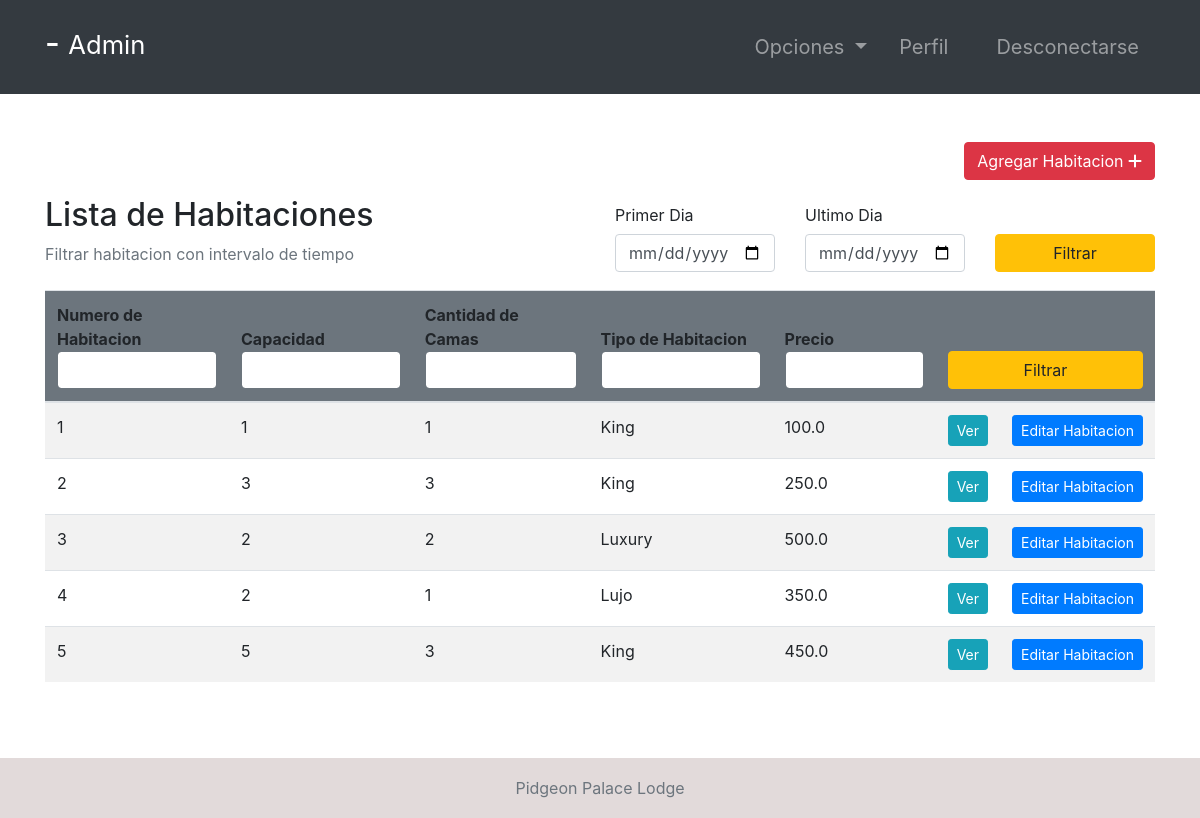
The app's page /rooms/ (signed in) with its own data.
### room/models.py (models this page shows, shortened)
class Room(models.Model):
    ROOM_TYPES = (
        ('King', 'King'),
        ('Luxury', 'Luxury'),
        ('Normal', 'Normal'),
        ('Economic', 'Economic'),
    )
    number = models.IntegerField(primary_key=True)
    capacity = models.SmallIntegerField()
    numberOfBeds = models.SmallIntegerField()
    roomType = models.CharField(max_length=20, choices=ROOM_TYPES)
    price = models.FloatField()
    statusStartDate = models.DateField(null=True)
    statusEndDate = models.DateField(null=True)

### room/views.py (the view, shortened to what this page needs)
# urls.py: path('rooms/', rooms, name="rooms"),
@ login_required(login_url='login')
def rooms(request):
    role = str(request.user.groups.all()[0])
    path = role + "/"
    rooms = Room.objects.all()
    firstDayStr = None
    lastDateStr = None
    def chech_availability(fd, ed):
        availableRooms = []
        for room in rooms:
            availList = []
            bookingList = Booking.objects.filter(roomNumber=room)
            if room.statusStartDate == None:
                for booking in bookingList:
                    if booking.startDate > ed.date() or booking.endDate < fd.date():
                        availList.append(True)
                    else:
                        availList.append(False)
                if all(availList):
                    availableRooms.append(room)
            else:
                if room.statusStartDate > ed.date() or room.statusEndDate < fd.date():
                    for booking in bookingList:
                        if booking.startDate > ed.date() or booking.endDate < fd.date():
                            availList.append(True)
                        else:
                            availList.append(False)
                        if all(availList):
                            availableRooms.append(room)
        return availableRooms
    context = {
        "role": role,
        'rooms': rooms,
        'fd': firstDayStr,
        'ld': lastDateStr
    }
    return render(request, path + "rooms.html", context)

### Templates/admin/rooms.html
{% extends '../index.html' %}
{% block context %}
{% include '../common_pages/rooms.html' %}
{% endblock %}

### Templates/incs/nav.html (shortened to what this page needs)
<nav class="navbar navbar-dark bg-dark navbar-expand-lg py-3 " role="navigation">
    <div class="container">
        <a href="" class="navbar-brand">
            <h2 class="text-capitalize">
                {{ request.user.first_name }} {{ request.user.last_name }} -
                <small>
                    {{ role }}
                </small>
            </h2>
        </a>
        <div class="collapse navbar-collapse" id="navbarTags">
            <ul class="navbar-nav ml-auto">
                <li class="nav-item dropdown p-2">
                    <a class="nav-link dropdown-toggle" href="#" id="navbarDropdown" role="button"
                        data-toggle="dropdown" aria-haspopup="true" aria-expanded="false">
                        Opciones
                    </a>
                </li>
                <li class="nav-item mr-3 p-2">
                    {% if role == 'staff' or role == 'receptionist' or role == 'admin' or role == 'manager' %}
                    <a href="{% url 'employee-profile' user.id %}" class="nav-link">Perfil</a>
                    {% endif %}
                </li>
                <li class="nav-item p-2 ">
                    <a href="{% url 'logout' %}" class="nav-link">Desconectarse</a>
                </li>
            </ul>
        </div>
    </div>
</nav>

### Templates/common_pages/rooms.html (shortened to what this page needs)
<div class="container py-5 clearfix">
    <div class="clearfix">
        {% if role == "manager" or role == "admin" %}
        <a href="{% url 'add-room' %}" class="btn btn-danger rounded float-right">Agregar Habitacion <i
                class="fas fa-plus"></i></a>
        {% endif %}
    </div>
    <div class="table-header row mt-3 clearfix">
        <div class="col-sm-12 col-md-12 col-lg-6 mb-4">
            <h2>Lista de Habitaciones</h2>
            <span class="text-muted">Filtrar habitacion con intervalo de tiempo</span>
        </div>
        <div class="col-sm-12 col-md-12 col-lg-6">
            <form action="" method="POST">
                <div class="row">
                    <div class="form-group col-4">
                        <label for="example-date-input" class="col-form-label">Primer Dia</label>
                        <div class="">
                            <input class="form-control" type="date" name="fd" value="{{fd}}" id="example-date-input">
                        </div>
                    </div>
                    <div class="form-group col-4">
                        <label for="example-date-input" class="col-form-label">Ultimo Dia</label>
                        <div class="">
                            <input class="form-control" type="date" name="ld" value="{{ld}}" id="example-date-input">
                        </div>
                    </div>
                    <div class="col-4" style="margin-top:38px;">
                        <button type="submit" name="dateFilter" class="btn btn-warning w-100">Filtrar</button>
                    </div>
                </div>
            </form>
        </div>
    </div>
    <table class="table table-hover table-striped">
        <thead class="bg-secondary rounded">
            <tr>
                <form action="" method="POST">
                    <th>Numero de Habitacion<input type="number" name="number" value="{{number}}"
                            class="form-control border border-secondary"></th>
                    <th>Capacidad<input type="number" name="capacity" value="{{capacity}}"
                            class="form-control border border-secondary"></th>
                    <th>Cantidad de Camas<input type="number" name="nob" value="{{nob}}"
                            class="form-control border border-secondary"></th>
                    <th>Tipo de Habitacion<input type="text" name="type" value="{{type}}"
                            class="form-control border border-secondary"></th>
                    <th>Precio <input type="number" step="0.01" name="price" value="{{price}}"
                            class="form-control border border-secondary"></th>
                    <th colspan="2"><button type="submit" name="filter" class="btn btn-warning w-100">Filtrar</button>
                    </th>
                </form>
            </tr>
        </thead>
        <tbody>
            {% for room in rooms %}
            <tr>
                <td>{{ room.number }}</td>
                <td>{{ room.capacity }}</td>
                <td>{{ room.numberOfBeds }}</td>
                <td>{{ room.roomType }}</td>
                <td>{{ room.price }}</td>
                {% if role != "guest" %}
                <td> <a href="{% url 'room-profile' room.number %}" class="btn btn-info btn-sm w-100">Ver</a>
                </td>
                {% if role == 'manager' or role == 'admin' %}<td> <a href="{% url 'room-edit' room.number %}"
                        class="btn btn-sm btn-primary w-100">Editar&nbsp;Habitacion</a></td> {% endif %}
                {% endif %}
            </tr>
            {% endfor %}
        </tbody>
    </table>
</div>

### static/css/main.css (style rules this page uses)
* { margin: 0; padding: 0; -webkit-font-smoothing: antialiased; }
.clearfix { overflow: auto; }
body { position: relative; }
nav .nav-item { font-size: 20px; }

### records on screen
Room: number "1", capacity "1", numberOfBeds "1", roomType "King", price "100.0"
Room: number "2", capacity "3", numberOfBeds "3", roomType "King", price "250.0"
Room: number "3", capacity "2", numberOfBeds "2", roomType "Luxury", price "500.0"
Room: number "4", capacity "2", numberOfBeds "1", roomType "Lujo", price "350.0"
Room: number "5", capacity "5", numberOfBeds "3", roomType "King", price "450.0"

### other values on screen
{{ role }} "Admin"
